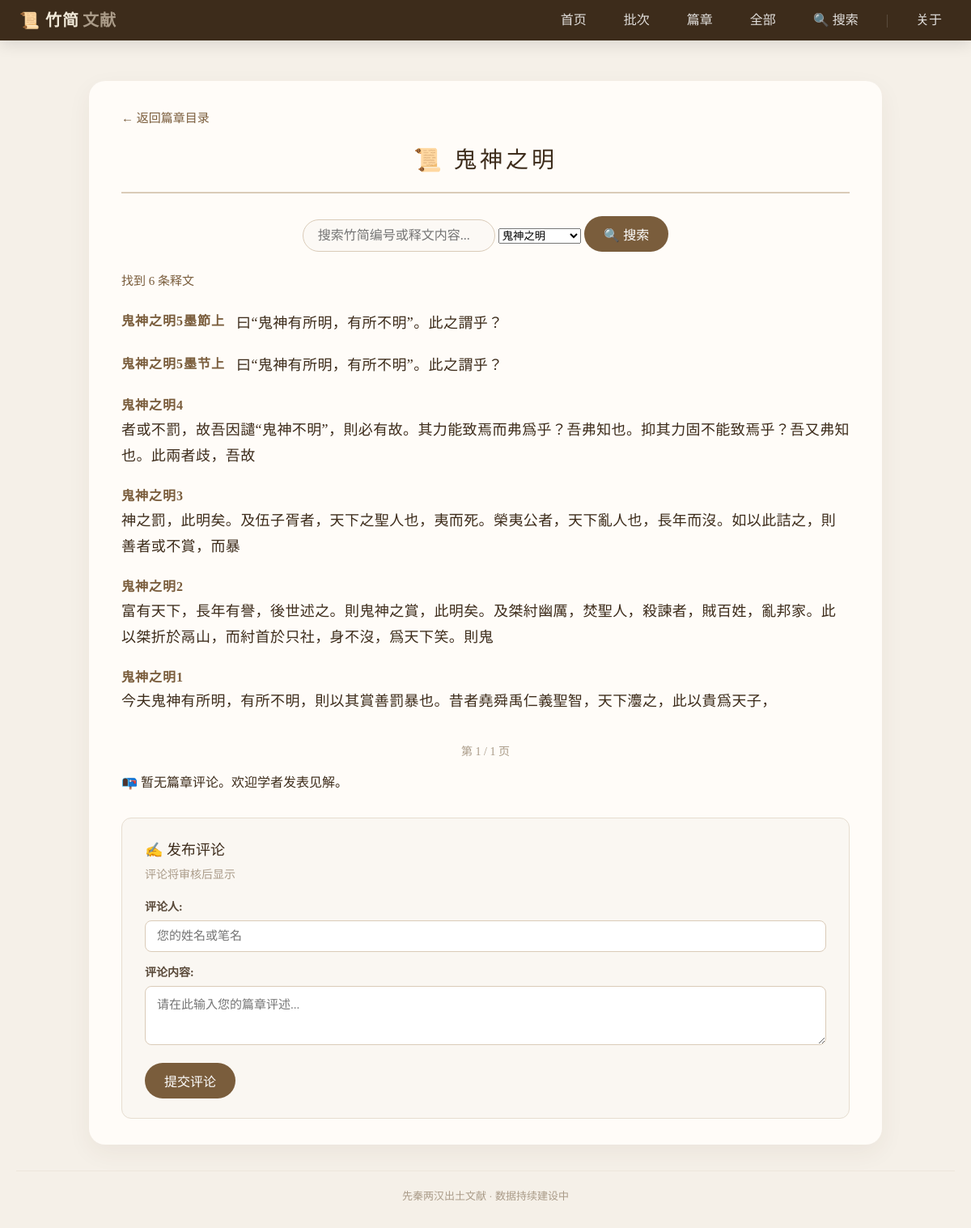
Page /all/?chapter=4 on the earlier database version.
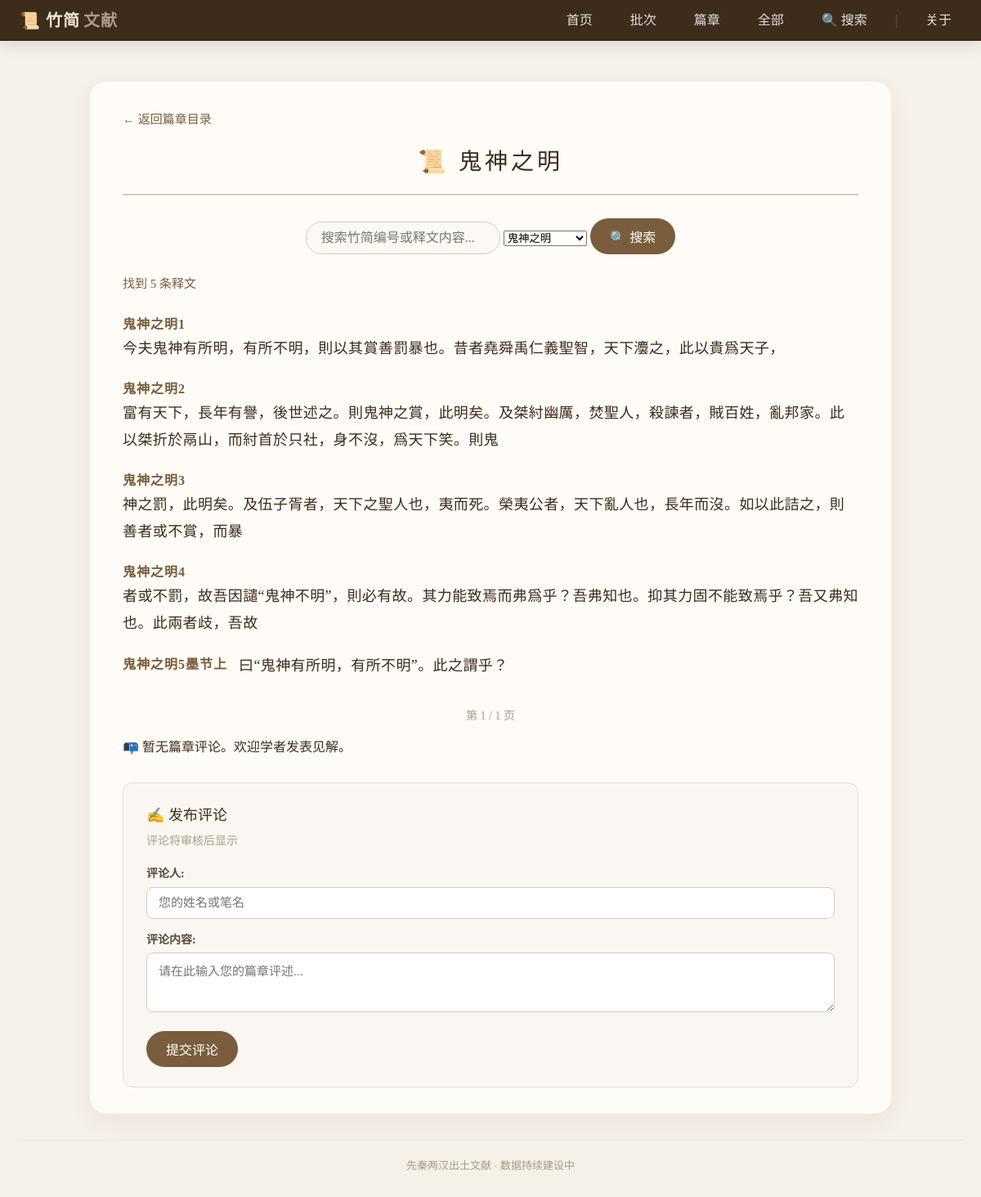
Same page on the later database version.
### texts/models.py (models this page shows, shortened)
class SlipText(models.Model):
    slip_id = models.CharField(max_length=50, verbose_name="简号")
    content = models.TextField(verbose_name="释文")
    chapter = models.ForeignKey('Chapter', on_delete=models.SET_NULL, related_name='slip_texts', null=True, verbose_name="篇目")
    order = models.PositiveIntegerField(default=0, verbose_name="简序")
    source = models.CharField(max_length=200, blank=True, verbose_name="出处")
    parallel_text = models.CharField(max_length=200, blank=True, verbose_name="对读")
    image = models.ImageField(upload_to='slips/', blank=True, null=True, verbose_name="图版")
    class Meta:
        ordering = ['order']
        verbose_name = "竹简释文"
        verbose_name_plural = "竹简释文"

### texts/views.py (the view, shortened to what this page needs)
# urls.py: path('all/', views.slip_list, name='slip_list'),
def slip_list(request):
    query = request.GET.get('q', '').strip()
    chapter_id = request.GET.get('chapter', '').strip()
    page = request.GET.get('page', 1)
    other_get = {k: v for k, v in request.GET.items() if k != 'page' and v != ''}
    get_params = urlencode(other_get)
    selected_chapter = None
    approved_comments_qs = None
    if chapter_id.isdigit():
        approved_comments_qs = ChapterComment.objects.filter(is_approved=True).order_by('-created_at')
        selected_chapter = Chapter.objects.filter(id=int(chapter_id)).prefetch_related(
            Prefetch('comments', queryset=approved_comments_qs, to_attr='approved_comments')
        ).first()
    if request.method == 'POST':
        form = ChapterCommentForm(request.POST)
        if form.is_valid():
            target_chapter_id = request.POST.get('chapter_id', '').strip()
            target_chapter = Chapter.objects.filter(id=int(target_chapter_id)).first() if target_chapter_id.isdigit() else None
            if target_chapter:
                comment = form.save(commit=False)
                comment.chapter = target_chapter
                comment.is_approved = False
                comment.save()
                messages.success(request, '✅ 您的评论已提交，等待审核后显示。')
                return redirect(f"{request.path}{'?' + get_params if get_params else ''}")
            messages.error(request, '❌ 未找到目标篇章，提交失败。')
        else:
            messages.error(request, '❌ 提交失败，请检查表单内容。')
    else:
        form = ChapterCommentForm()
    slips_queryset = SlipText.objects.select_related('chapter')
    if query:
        slips_queryset = slips_queryset.filter(
            Q(content__icontains=query) | Q(slip_id__icontains=query)
        )
    if selected_chapter:
        slips_queryset = slips_queryset.filter(chapter=selected_chapter)
    query_count = slips_queryset.count()
    selected_chapter_comments = getattr(selected_chapter, 'approved_comments', []) if selected_chapter else []
    paginated_slips = None
    paginator = None
    page_obj = None
    chapter_data = []
    if query or selected_chapter:
        page_qs = slips_queryset.order_by('order', 'slip_id')
        paginator = Paginator(page_qs, 20)
        try:
            page_obj = paginator.page(page)
        except PageNotAnInteger:
            page_obj = paginator.page(1)
        except EmptyPage:
            page_obj = paginator.page(paginator.num_pages)
        paginated_slips = page_obj.object_list
        chapters = Chapter.objects.order_by('title')
    context = {
        'chapter_data': chapter_data,
        'paginated_slips': paginated_slips,
        'paginator': paginator,
        'page_obj': page_obj,
        'get_params': get_params,
        'query': query,
        'chapters': Chapter.objects.order_by('title'),
        'selected_chapter_id': int(chapter_id) if chapter_id.isdigit() else None,
        'selected_chapter': selected_chapter,
        'selected_chapter_comments': selected_chapter_comments,
        'query_count': query_count,
        'form': form,
    }
    return render(request, 'texts/slip_list.html', context)

### texts/forms.py
class ChapterCommentForm(forms.ModelForm):
    class Meta:
        model = ChapterComment
        fields = ['author', 'content']
        widgets = {
            'author': forms.TextInput(attrs={'placeholder': '您的姓名或笔名', 'class': 'form-control'}),
            'content': forms.Textarea(attrs={'rows': 3, 'placeholder': '请在此输入您的篇章评述...', 'class': 'form-control'}),
        }
        labels = {
            'author': '评论人',
            'content': '评论内容',
        }

### texts/templatetags/text_extras.py (called while the page is built)
@register.filter
def highlight(value, arg):
    if not arg:
        return value
    pattern = re.compile(re.escape(arg), re.IGNORECASE)
    highlighted = pattern.sub(lambda m: f'<mark>{m.group(0)}</mark>', value)
    return mark_safe(highlighted)

### texts/templates/texts/slip_list.html (shortened to what this page needs)
{% extends 'texts/base.html' %}
{% load text_extras %}
{% block content %}
{% if selected_chapter %}
<p><a href="{% url 'chapter_list' %}" class="back-link">← 返回篇章目录</a></p>
<h1 class="chapter-subtitle">📜 {{ selected_chapter.title }}</h1>
{% else %}
<p><a href="{% url 'chapter_list' %}" class="back-link">📚 浏览篇章目录</a></p>
<h1>📜 竹简释文</h1>
{% endif %}
<div class="search-bar">
    <form method="get" action="">
        <input type="text" name="q" placeholder="搜索竹简编号或释文内容..." value="{{ query }}">
        <select name="chapter">
            {% for ch in chapters %}
            <option value="{{ ch.id }}" {% if selected_chapter_id == ch.id %}selected{% endif %}>
                {{ ch.title }}
            </option>
            {% endfor %}
        </select>
        <button type="submit">🔍 搜索</button>
    </form>
</div>
{% if query or selected_chapter_id %}
<p class="result-info">找到 {{ query_count }} 条释文</p>
{% endif %}
{% if paginated_slips %}
<div class="slip-list">
    {% for item in paginated_slips %}
    <div class="slip-item">
        <a href="{% url 'slip_detail' pk=item.pk %}" class="slip-link">
            <span class="slip-id">{{ item.slip_id }}</span>
            <span class="slip-content">{{ item.content|linebreaksbr|highlight:query}}</span>
        </a>
    </div>
    {% empty %}
    <div class="empty-msg">暂无匹配的释文。</div>
    {% endfor %}
</div>
{% if paginator and page_obj %}
<div class="pagination" aria-label="分页">
    <span class="page-info">第 {{ page_obj.number }} / {{ paginator.num_pages }} 页</span>
</div>
{% endif %}
{% endif %}
{% if selected_chapter %}
<div class="chapter-comments">
    {% if selected_chapter_comments %}
    <details class="comments-toggle">
        <summary>💬 查看 {{ selected_chapter.title }} 的评论（{{ selected_chapter_comments|length }}）</summary>
        <div class="comments-list">
            {% for comment in selected_chapter_comments %}
            <div class="comment-item">
                <div class="comment-meta">
                    <span class="comment-author">{{ comment.author }}</span>
                    <span class="comment-date">{{ comment.created_at|date:"Y-m-d" }}</span>
                </div>
                <div class="comment-content">{{ comment.content|linebreaksbr }}</div>
            </div>
            {% endfor %}
        </div>
    </details>
    {% else %}
    <p class="no-comments">📭 暂无篇章评论。欢迎学者发表见解。</p>
    {% endif %}
    <div class="submit-form">
        <h4>✍️ 发布评论</h4>
        <p class="form-tip">评论将审核后显示</p>
        <form method="post" action="">
            <div class="form-field">
                {{ form.author.label_tag }}
                {{ form.author }}
            </div>
            <div class="form-field">
                {{ form.content.label_tag }}
                {{ form.content }}
            </div>
            <button type="submit" class="submit-btn">提交评论</button>
        </form>
    </div>
</div>
{% endif %}
{% endblock %}

Differences in the rows shown:
removed SlipText: slip_id "鬼神之明5墨節上", content|highlight "曰“鬼神有所明，有所不明”。此之謂乎？"
changed SlipText "今夫鬼神有所明，有所不明，則以其賞善罰暴也。昔者堯舜禹仁義聖智，天下灋之，此以貴爲天子，": moves up the list
changed SlipText "富有天下，長年有譽，後世述之。則鬼神之賞，此明矣。及桀紂幽厲，焚聖人，殺諫者，賊百姓，亂邦家。此以桀折於鬲山，而紂首於只社，身不沒，爲天下笑。則鬼": moves up the list
shown differently, row unchanged: SlipText "神之罰，此明矣。及伍子胥者，天下之聖人也，夷而死。榮夷公者，天下亂人也，長年而沒。如以此詰之，則善者或不賞，而暴": moves down the list
changed SlipText "者或不罰，故吾因譴“鬼神不明”，則必有故。其力能致焉而弗爲乎？吾弗知也。抑其力固不能致焉乎？吾又弗知也。此兩者歧，吾故": moves down the list
Other differences:
{{ query_count }}: "6" → "5"
